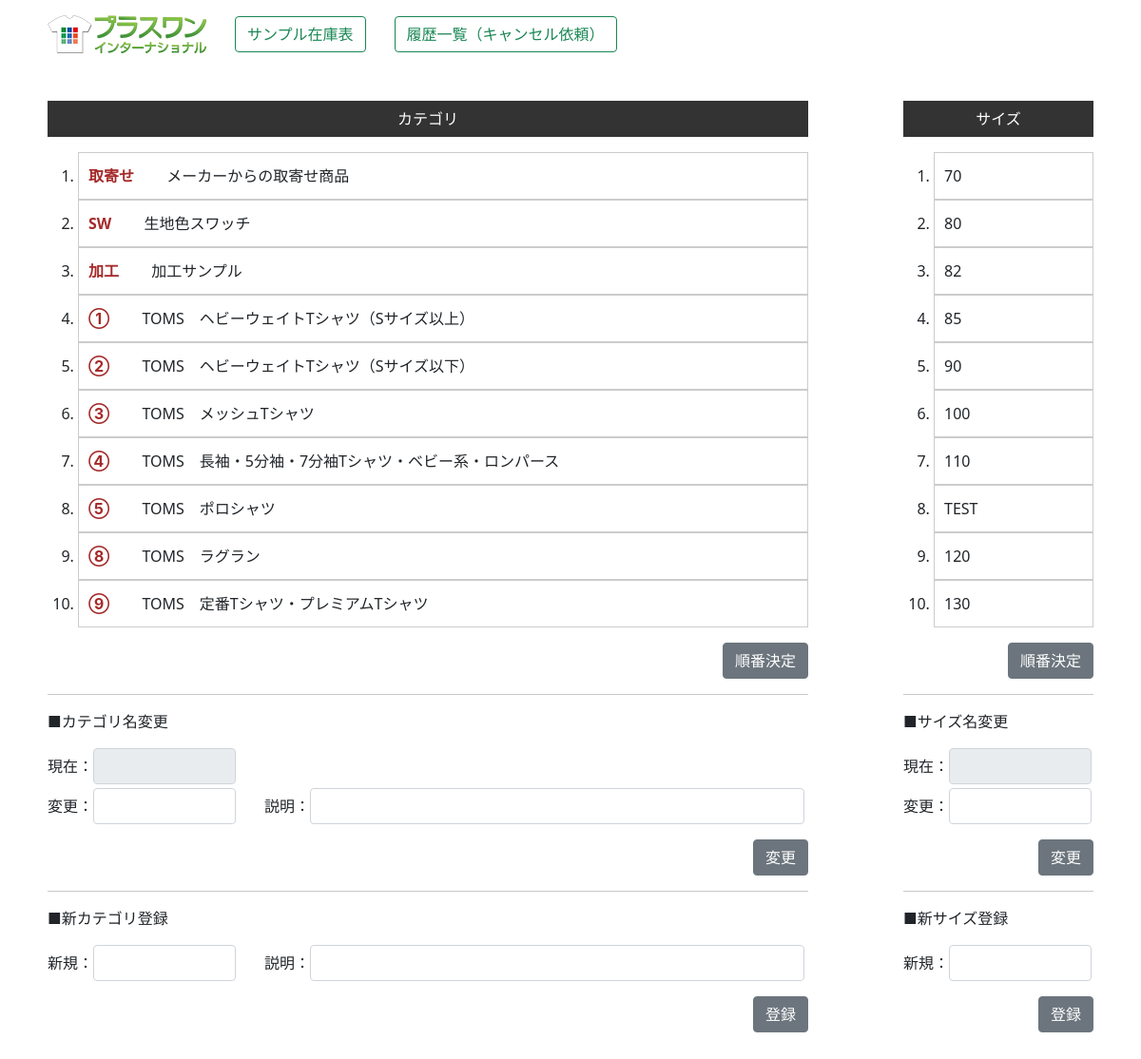
/zaiko2/size_category/ (signed in), run on an earlier commit of the app's database.
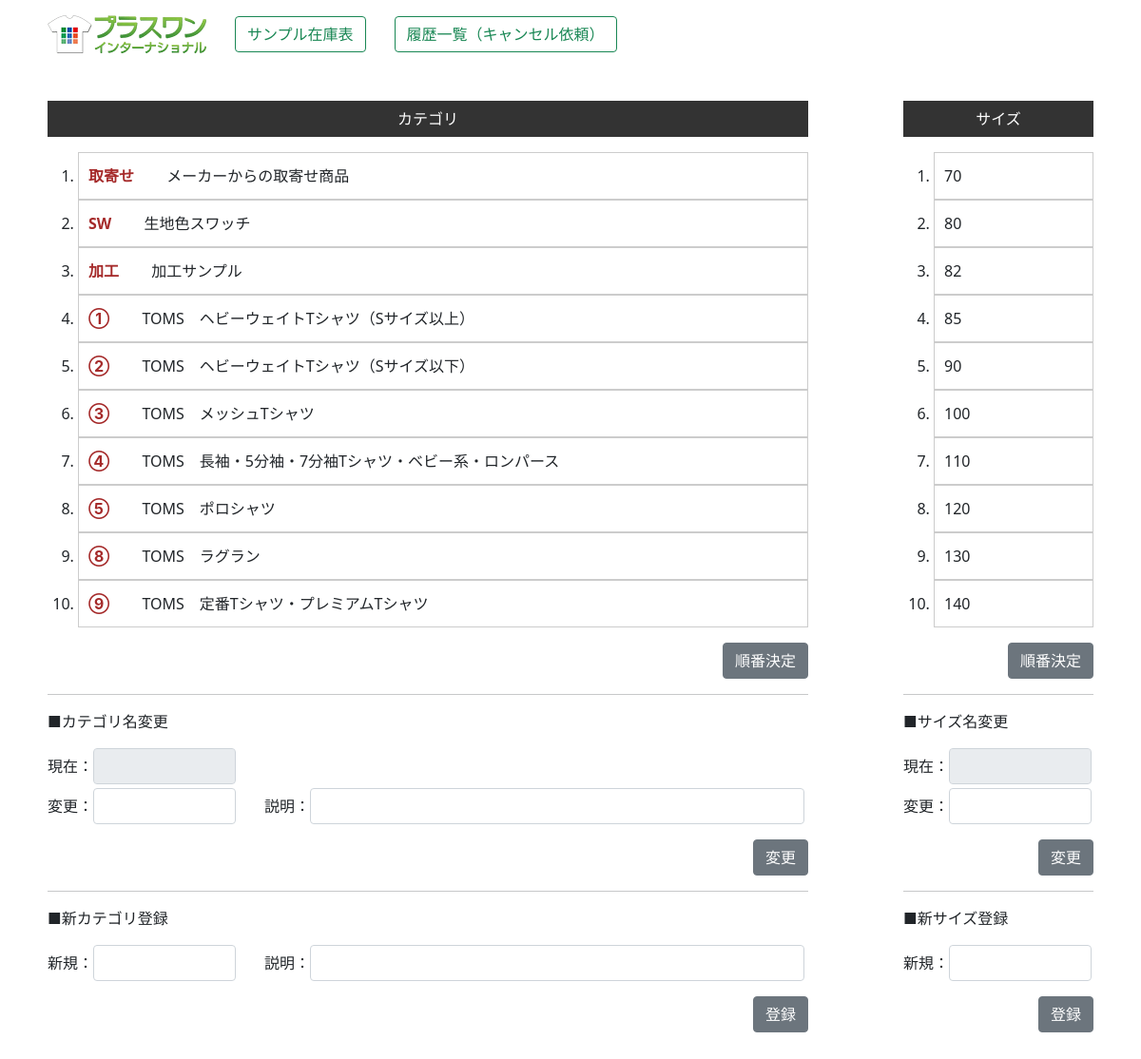
And on a later commit of the database.
### zaiko/models.py (models this page shows, shortened)
class Category(models.Model):
    category_num=models.IntegerField("順番",null=False)
    category=models.CharField("カテゴリ",max_length=50,blank=True)
    category_ex=models.CharField("説明",max_length=100,blank=True)

class Size(models.Model):
    size_num=models.IntegerField("順番",null=False)
    size=models.CharField("サイズ",max_length=30,blank=True)

### zaiko2/views.py (the view)
# urls.py: path('size_category/', size_category, name="size_category"),
@login_required
def size_category(request):
    sizes=Size.objects.all().order_by("size_num")
    category=Category.objects.all().order_by("category_num")
    request.session["comment"]=""
    kanri=0
    if request.user.username == "p1masao":
        kanri=1
    return render(request,"zaiko2/size_category.html",{"sizes":sizes,"category":category,"kanri":kanri})

### zaiko2/templates/zaiko2/size_category.html (shortened to what the changed rows need)
{% load static %}
<!DOCTYPE html>
<html lang="ja">
<head>
    <link rel="stylesheet" href="{% static 'main.css' %}">
    <link href="https://cdn.jsdelivr.net/npm/bootstrap@5.0.2/dist/css/bootstrap.min.css" rel="stylesheet">
    <link rel="stylesheet" href="https://cdn.jsdelivr.net/npm/bootstrap-icons@1.8.0/font/bootstrap-icons.css">
</head>
<body>
    <div class="container mt-3 mb-5">
        <div style="margin: 0 auto; justify-content: center; width: 1100px;">
            <div class="flex4" style="margin-top: 50px;">
                <div style="width: 800px;">
                    <div class="inlineframe mt-3" style=" height: 500px;">
                        <ol class="drag-list">
                            {% for i in category %}
                                {% if i.category_num == 0 %}
                                <li id="{{i.category}}" name="category_list" draggable="true" style="background-color: aqua;">
                                    <span style="color: brown;">{{i.category}}</span>
                                    <span style="margin-left: 30px;">{{i.category_ex}}</span>
                                </li>
                                {% else %}
                                <li id="{{i.category}}" name="category_list" draggable="true">
                                    <span style="color: brown; font-weight: bold;">{{i.category}}</span>
                                    <span style="margin-left: 30px;">{{i.category_ex}}</span>
                                </li>
                                {% endif %}
                            {% endfor %}
                        </ol>
                    </div>
                </div>
                <div style="width: 200px;">
                    <div class="inlineframe mt-3" style="height: 500px;">
                        <ol class="drag-list">
                            {% for i in sizes %}
                                {% if i.size_num == 0 %}
                                <li id="{{i.size}}" name="size_list" draggable="true" style="background-color: aqua;">{{i.size}}</li>
                                {% else %}
                                <li id="{{i.size}}" name="size_list" draggable="true">{{i.size}}</li>
                                {% endif %}
                            {% endfor %}
                        </ol>
                    </div>
                </div>
            </div>
        </div>
    </div>
</body>
</html>

What changed in the data, as far as the page shows it:
removed Size: size "TEST"
added Size: size "140"
